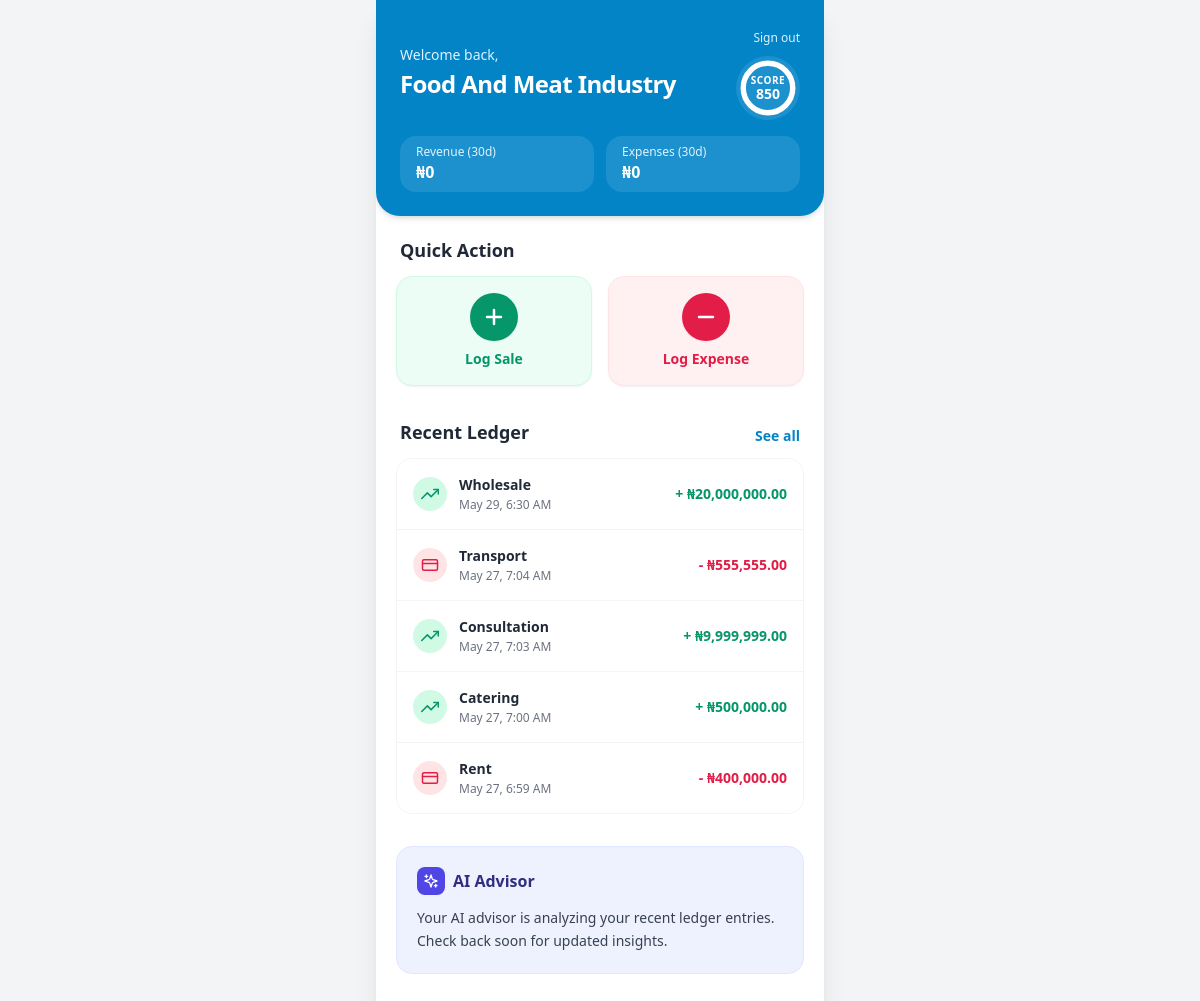
The app's page / (signed in), older data.
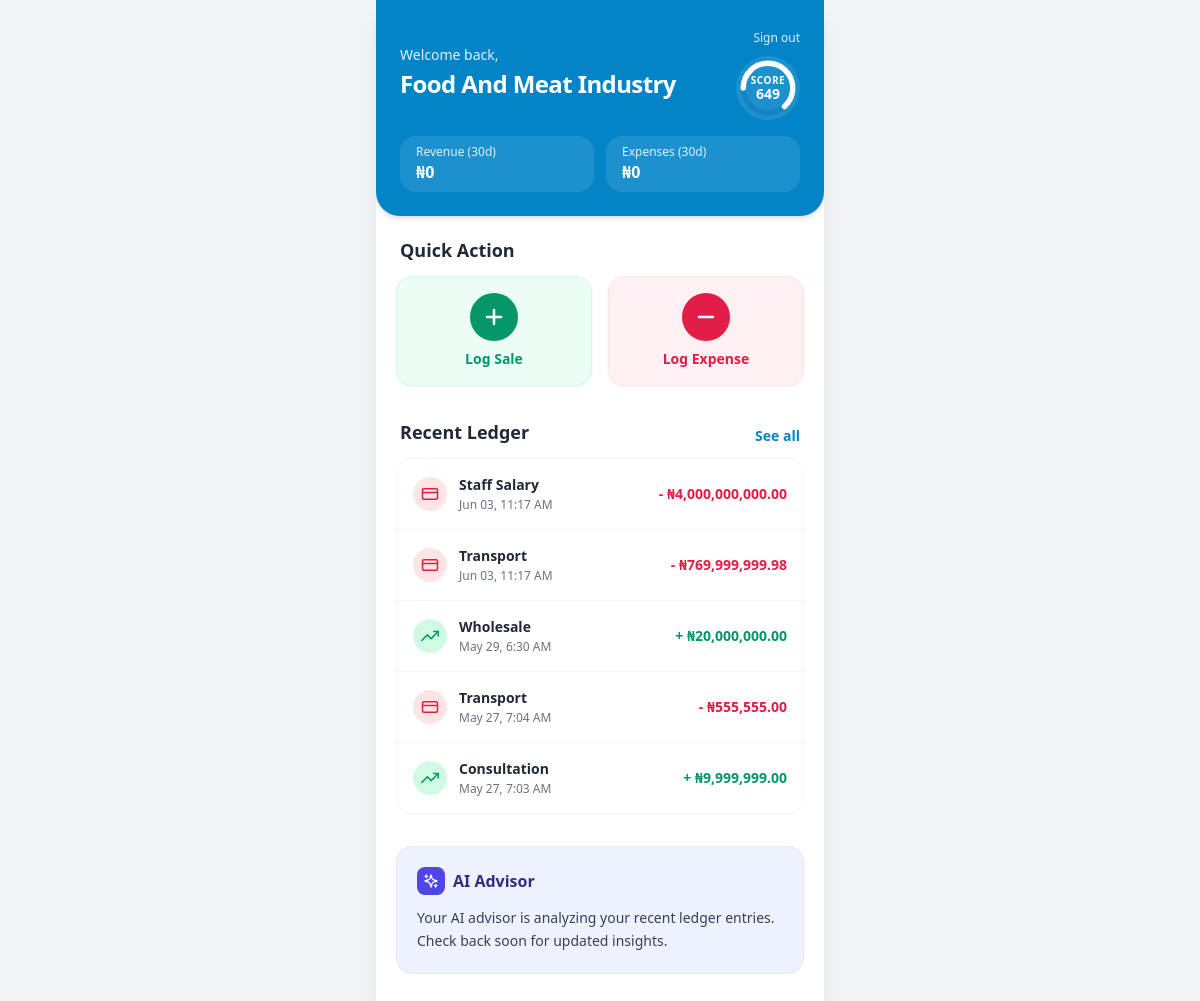
The same page, newer data.
### core_fintech/models.py (models this page shows, shortened)
class MerchantProfile(models.Model):
    user = models.OneToOneField(
        settings.AUTH_USER_MODEL,
        on_delete=models.CASCADE,
        related_name='merchant_profile'
    )
    business_name = models.CharField(max_length=255, db_index=True)
    business_type = models.CharField(max_length=150)
    opay_wallet_id = models.CharField(
        max_length=50, blank=True, null=True, unique=True)
    credit_score = models.IntegerField(default=0)
    created_at = models.DateTimeField(auto_now_add=True)
    class Meta:
        verbose_name = 'Merchant Profile'
        verbose_name_plural = 'Merchant Profiles'
        ordering = ['-created_at']

class LedgerEntry(models.Model):
    class TransactionType(models.TextChoices):
        CREDIT = 'CR', 'Credit'
        DEBIT = 'DR', 'Debit'
    merchant = models.ForeignKey(
        MerchantProfile,
        on_delete=models.CASCADE,
        related_name='ledger_entries'
    )
    transaction_type = models.CharField(
        max_length=2,
        choices=TransactionType.choices
    )
    amount = models.DecimalField(
        max_digits=12,
        decimal_places=2,
        validators=[MinValueValidator(Decimal('0.01'))]
    )
    category = models.CharField(max_length=100)
    description = models.TextField(blank=True)
    transaction_date = models.DateTimeField(
        default=timezone.now, db_index=True)
    class Meta:
        verbose_name = 'Ledger Entry'
        verbose_name_plural = 'Ledger Entries'
        ordering = ['-transaction_date']

### core_fintech/views.py (the view)
# urls.py: path('', views.merchant_dashboard, name='dashboard'),
@login_required
def merchant_dashboard(request):
    try:
        merchant = request.user.merchant_profile
    except MerchantProfile.DoesNotExist:
        messages.warning(request, "Please complete your merchant profile.")
        return redirect('register')
    thirty_days_ago = timezone.now() - timedelta(days=30)
    recent_entries = LedgerEntry.objects.filter(
        merchant=merchant
    ).order_by('-transaction_date')[:5]
    recent_30 = LedgerEntry.objects.filter(
        merchant=merchant,
        transaction_date__gte=thirty_days_ago,
    )
    total_revenue = (
        recent_30.filter(transaction_type=LedgerEntry.TransactionType.CREDIT)
        .aggregate(total=Sum('amount'))['total'] or Decimal('0.00')
    )
    total_expenses = (
        recent_30.filter(transaction_type=LedgerEntry.TransactionType.DEBIT)
        .aggregate(total=Sum('amount'))['total'] or Decimal('0.00')
    )
    raw_score = merchant.credit_score or 300
    score_percentage = int(((raw_score - 300) / 550) * 100)
    score_percentage = max(0, min(score_percentage, 100))
    gemini_advice = FintechAIService.generate_financial_advice(merchant.id)
    print(f"ADVICE LENGTH: {len(gemini_advice)} chars")
    print(f"ADVICE: {gemini_advice}")
    return render(request, 'core_fintech/dashboard.html', {
        'merchant': merchant,
        'recent_entries': recent_entries,
        'gemini_advice': gemini_advice,
        'score_percentage': score_percentage,
        'total_revenue': total_revenue,
        'total_expenses': total_expenses,
    })

### core_fintech/ai_services.py (called while the page is built)
    @staticmethod
    def generate_financial_advice(merchant_id: int) -> str:
        try:
            summary = FintechAIService._build_financial_summary(merchant_id)
            prompt = _ADVICE_PROMPT_TEMPLATE.format(financial_summary=summary)
            response = _gemini_client.models.generate_content(
                model="gemini-3.1-flash-lite",
                contents=prompt,
                config=types.GenerateContentConfig(
                    temperature=0.4, max_output_tokens=800),
            )
            return response.text.strip()
        except Exception:
            logger.exception("generate_financial_advice error")
            return _FALLBACK_ADVICE

### core_fintech/templates/core_fintech/dashboard.html (shortened to what the changed rows need)
{% extends "core_fintech/base.html" %}
{% load static %}
{% block content %}
<header class="bg-brand text-white p-6 rounded-b-3xl shadow-md z-10">
    <div class="flex justify-between items-center gap-4">
        <div class="flex-1 pr-3">
            <p class="text-brand-light text-sm font-medium mb-1">Welcome back,</p>
            <h1 class="text-2xl font-bold tracking-tight leading-tight capitalize">{{ merchant.business_name|default:"Merchant" }}</h1>
        </div>
        <div class="flex flex-col items-end gap-1 flex-shrink-0">
            <a href="{% url 'loan_application' %}" class="active:scale-95 transition-transform cursor-pointer outline-none block mt-1">
                <div class="relative w-16 h-16 flex-shrink-0 bg-white/10 hover:bg-white/20 transition-colors rounded-full p-1"
                    aria-label="Credit score {{ merchant.credit_score|default:'0' }}">
                    <svg class="w-full h-full transform -rotate-90" viewBox="0 0 36 36">
                        <path class="text-brand-dark/30" stroke-width="3.5" stroke="currentColor" fill="none"
                            d="M18 2.0845 a 15.9155 15.9155 0 0 1 0 31.831 a 15.9155 15.9155 0 0 1 0 -31.831" />
                        <path class="text-white" stroke-dasharray="{{ score_percentage|default:0 }}, 100" stroke-width="3.5"
                            stroke-linecap="round" stroke="currentColor" fill="none"
                            d="M18 2.0845 a 15.9155 15.9155 0 0 1 0 31.831 a 15.9155 15.9155 0 0 1 0 -31.831" />
                    </svg>
                    <div class="absolute inset-0 flex flex-col items-center justify-center">
                        <span class="text-white text-[10px] uppercase font-semibold tracking-wider leading-none">Score</span>
                        <span class="text-white text-sm font-bold leading-none mt-0.5">{{ merchant.credit_score|default:"0" }}</span>
                    </div>
                </div>
            </a>
        </div>
    </div>
</header>
<div class="flex-1 p-5 pb-8 overflow-y-auto no-scrollbar space-y-8">
    <section>
        <h2 class="text-gray-800 font-bold text-lg mb-3 px-1">Quick Action</h2>
    </section>
    <section>
        <div class="flex justify-between items-end mb-3 px-1">
            <h2 class="text-gray-800 font-bold text-lg">Recent Ledger</h2>
        </div>
        <div class="bg-gray-50 border border-gray-100 rounded-2xl overflow-hidden">
            <ul class="divide-y divide-gray-100">
                {% for entry in recent_entries %}
                <li class="p-4 flex items-center justify-between bg-white hover:bg-gray-50 transition-colors">
                    <div class="flex items-center gap-3">
                        {% if entry.transaction_type == 'CR' %}
                        <div class="bg-emerald-100 text-money p-2 rounded-full" aria-label="Credit">
                            <svg xmlns="http://www.w3.org/2000/svg" width="18" height="18" viewBox="0 0 24 24"
                                fill="none" stroke="currentColor" stroke-width="2" stroke-linecap="round"
                                stroke-linejoin="round" aria-hidden="true">
                                <polyline points="23 6 13.5 15.5 8.5 10.5 1 18" />
                                <polyline points="17 6 23 6 23 12" />
                            </svg>
                        </div>
                        {% else %}
                        <div class="bg-rose-100 text-expense p-2 rounded-full" aria-label="Debit">
                            <svg xmlns="http://www.w3.org/2000/svg" width="18" height="18" viewBox="0 0 24 24"
                                fill="none" stroke="currentColor" stroke-width="2" stroke-linecap="round"
                                stroke-linejoin="round" aria-hidden="true">
                                <rect width="20" height="14" x="2" y="5" rx="2" />
                                <line x1="2" x2="22" y1="10" y2="10" />
                            </svg>
                        </div>
                        {% endif %}
                        <div>
                            <p class="font-bold text-gray-800 text-sm">{{ entry.category }}</p>
                            <p class="text-xs text-gray-500 mt-0.5">{{ entry.transaction_date|date:"M d, g:i A" }}</p>
                        </div>
                    </div>
                    {% if entry.transaction_type == 'CR' %}
                    <span class="font-bold text-money text-sm whitespace-nowrap">+ ₦{{ entry.amount|floatformat:"2g" }}</span>
                    {% else %}
                    <span class="font-bold text-expense text-sm whitespace-nowrap">- ₦{{ entry.amount|floatformat:"2g" }}</span>
                    {% endif %}
                </li>
                {% empty %}
                <li class="p-6 text-center text-gray-400 text-sm">
                    No transactions yet. Log your first sale above.
                </li>
                {% endfor %}
            </ul>
        </div>
    </section>
    <section>
        <div class="bg-indigo-50 border border-indigo-100 rounded-2xl p-5 h-fit break-words">
            <div class="flex items-center gap-2 mb-3">
                <h2 class="text-indigo-900 font-bold text-base">AI Advisor</h2>
            </div>
        </div>
    </section>
</div>
{% endblock %}

Row changes from the older to the newer data that the page shows:
no longer on this page (row unchanged): LedgerEntry: transaction_type "CR" (drawn), category "Catering", transaction_date "May 27, 7:00 AM", amount "500,000.00"
no longer on this page (row unchanged): LedgerEntry: transaction_type "DR" (drawn), category "Rent", transaction_date "May 27, 6:59 AM", amount "400,000.00"
changed MerchantProfile "Food And Meat Industry": credit_score "850" → "649"
added LedgerEntry: transaction_type "DR" (drawn), category "Staff Salary", transaction_date "Jun 03, 11:17 AM", amount "4,000,000,000.00"
added LedgerEntry: transaction_type "DR" (drawn), category "Transport", transaction_date "Jun 03, 11:17 AM", amount "769,999,999.98"
